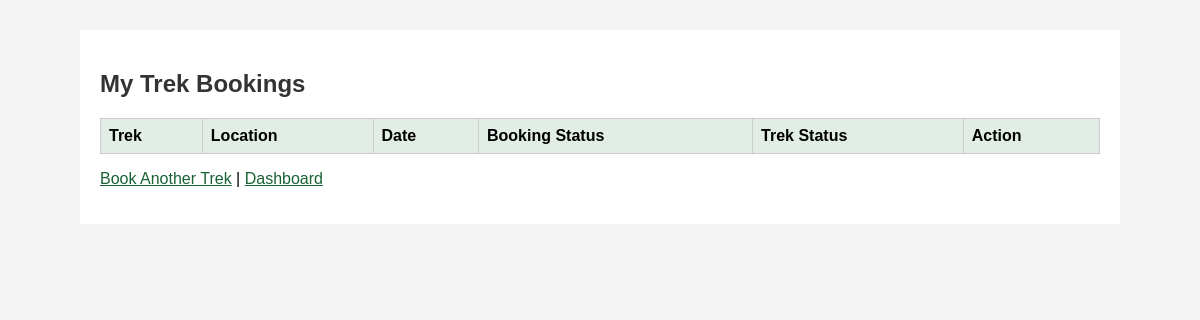
Before: /my-bookings (signed in) with the older database file.
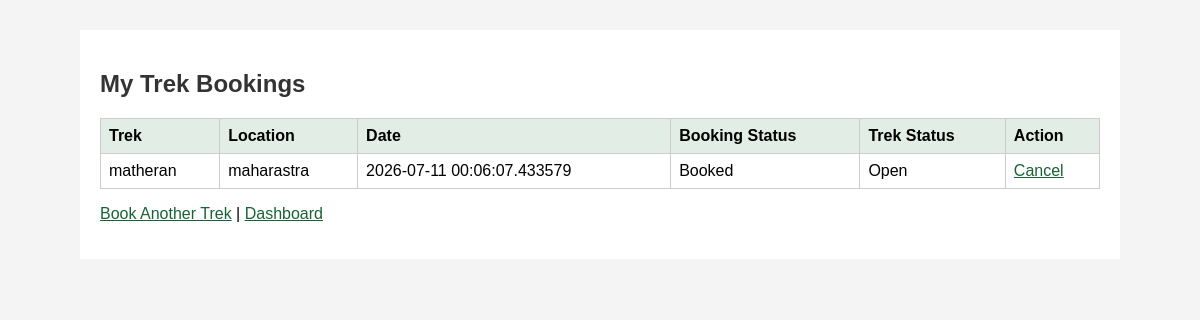
After: the same page with the newer database file.
### app/models.py (models this page shows)
class Booking(db.Model):
    id = db.Column(db.Integer, primary_key=True)
    user_id = db.Column(db.Integer, db.ForeignKey('user.id'), nullable=False)
    trek_id = db.Column(db.Integer, db.ForeignKey('trek.id'), nullable=False)
    booking_date = db.Column(db.DateTime, default=datetime.now)
    status = db.Column(db.String(20), default='Booked')

class Trek(db.Model):
    id = db.Column(db.Integer, primary_key=True)
    trek_name = db.Column(db.String(100), nullable=False)
    location = db.Column(db.String(100), nullable=False)
    difficulty = db.Column(db.String(20), nullable=False)
    duration = db.Column(db.Integer, nullable=False)
    available_slots = db.Column(db.Integer, nullable=False)
    start_date = db.Column(db.Date)
    end_date = db.Column(db.Date)
    status = db.Column(db.String(20), default='Pending')
    assigned_staff_id = db.Column(db.Integer, db.ForeignKey('staff_profile.id'))
    bookings = db.relationship('Booking', backref='trek', lazy=True)

### app/routes.py (the view)
@routes.route('/my-bookings')
@login_required
def my_bookings():
    if current_user.role != 'user':
        return 'Unauthorized'
    bookings = Booking.query.filter_by(user_id=current_user.id).all()
    return render_template('my_bookings.html', bookings=bookings)

### app/templates/my_bookings.html (shortened to what this page needs)
<!doctype html>
<html>
  <head>
    <link
      rel="stylesheet"
      href="{{ url_for('static', filename='css/app.css') }}"
    />
  </head>
  <body>
    <div class="container">
      <h2>My Trek Bookings</h2>
      <table>
        <tr>
          <th>Trek</th>
          <th>Location</th>
          <th>Date</th>
          <th>Booking Status</th>
          <th>Trek Status</th>
          <th>Action</th>
        </tr>
        {% for booking in bookings %}
        <tr>
          <td>{{ booking.trek.trek_name }}</td>
          <td>{{ booking.trek.location }}</td>
          <td>{{ booking.booking_date }}</td>
          <td>{{ booking.status }}</td>
          <td>{{ booking.trek.status }}</td>
          <td>
            {% if booking.status == 'Booked' %}<a
              href="{{ url_for('routes.cancel_booking', id=booking.id) }}"
              >Cancel</a
            >{% endif %}
          </td>
        </tr>
        {% endfor %}
      </table>
      <p>
        <a href="{{ url_for('routes.available_treks') }}">Book Another Trek</a>
        | <a href="{{ url_for('routes.user_dashboard') }}">Dashboard</a>
      </p>
    </div>
  </body>
</html>

Changed rows visible on the page:
added Booking: trek.trek_name "matheran", trek.location "maharastra", booking_date "2026-07-11 00:06:07.433579", status "Booked", trek.status "Open"
